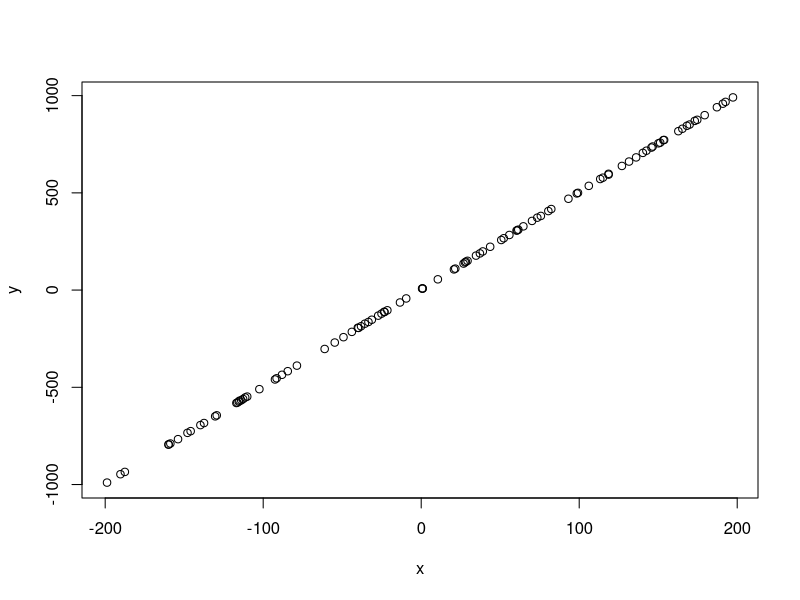

The R script that drew this image:
exercise1 <- function(m, a, b, xmin, xmax, sigma){
    x <- runif(m, min = xmin, max = xmax)
    
    e <- rnorm(m, sigma ^ 2)

    y <- a + b * x + e
    
    result <- list(x = x, y = y)
    
    return(result)
}

result <- exercise1(100, 3, 5, -200, 200, 1)

dataFrame <- data.frame(x = result[1], y = result[2])

print(dataFrame)

plot(dataFrame)
